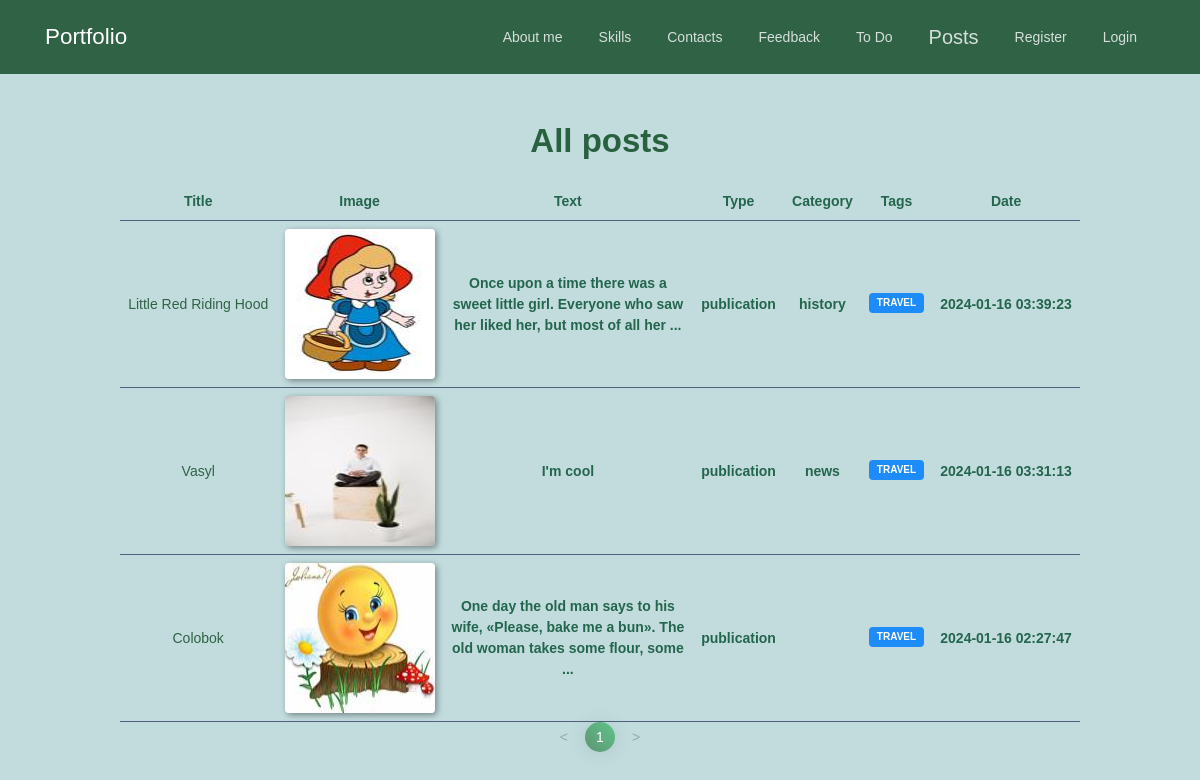
Page /post on the committed database.
### app/post/models.py (models this page shows, shortened)
class Post(db.Model):
    id = db.Column(db.Integer, primary_key=True)
    title = db.Column(db.String)
    text = db.Column(db.String)
    image = db.Column(db.String, default='postdefault.jpg')
    created = db.Column(db.TIMESTAMP, default=datetime.now)
    type = db.Column(Enum('news', 'publication', 'other'), default='news')
    enabled = db.Column(db.Boolean, default=True)
    category_id = db.Column(db.Integer, db.ForeignKey('category.id'))
    user_id = db.Column(db.Integer, db.ForeignKey('user.id'))
    category = db.relationship('Category', backref=db.backref('posts', uselist=False))
    tags = db.relationship('Tag', secondary=post_tag, backref=db.backref('posts', lazy='dynamic'))

class Category(db.Model):
    id = db.Column(db.Integer, primary_key=True)
    name = db.Column(db.String)

class Tag(db.Model):
    id = db.Column(db.Integer, primary_key=True)
    name = db.Column(db.String)

### app/post/views.py (the view)
@post_blueprint.route('/post', methods=['GET'])
def all_posts():
    page = request.args.get('page', 1, type=int)
    posts_per_page = 3
    posts = Post.query.filter_by(enabled=True).order_by(Post.created.desc()).paginate(page=page, per_page=posts_per_page)
    return render_template('all_posts.html', posts=posts)

### app/post/templates/post/all_posts.html (shortened to what this page needs)
{% extends "base.html" %}
{% from "_formhelpers.html" import render_field %}
{% block body %}
<div style="text-align: center; padding-top: 20px;">
    <h1 class="title custom-title">
        All posts</h1>
</div>
<div class="table-container">
    <Table responsive>
        <thead>
            <tr>
                <th className="text-center">Title</th>
                <th className="text-center">Image</th>
                <th className="text-center">Text</th>
                <th className="text-center">Type</th>
                <th className="text-center">Category</th>
                <th className="text-center">Tags</th>
                <th className="text-center">Date</th>
            </tr>
        </thead>
        <tbody>
            {% for post in posts %}
            <tr>
                <td className="text-center">
                    <a href="{{ url_for('post.view_post', post_id=post.id) }}">{{ post.title }}</a>
                </td>
                <td className="text-center">
                    <img alt="..." class="img-fluid rounded shadow-lg" src="{{ url_for('static', filename='post_pics/' + post.image) }}" style="width: 150px; height: 150px;">
                 </td>
                 <td class="value-cell"> {{ post.text[:100] }}{% if post.text|length > 100 %}...{% endif %}</td>
                <td className="text-center"> {{post.type}}</td>
                <td className="text-center"> {{ post.category.name }}</td>
                <td class="text-center">
                    {% for tag in post.tags %}
                        <span class="badge badge-info">{{ tag.name }}</span>
                    {% endfor %}
                </td>
                <td className="text-center"> {{post.created.strftime('%Y-%m-%d %H:%M:%S')}}</td>
            </tr>
            {% endfor %}
        </tbody>
    </Table>
    <nav aria-label="...">
        <ul class="pagination justify-content-center">
            <li class="page-item {% if not posts.has_prev %}disabled{% endif %}">
                <a class="page-link"
                   href="{{ url_for(".all_posts", page=posts.prev_num) }}"
                   tabindex="-1"><</a>
            </li>
            {% for page in posts.iter_pages(left_edge=1, left_current=2, right_current=2, right_edge=1) %}
                <li class="page-item {% if page == posts.page %}active{% endif %}">
                    <a class="page-link"
                       href="{{ url_for(".all_posts", page=page) }}">
                        {{ page or "..." }}
                    </a>
                </li>
            {% endfor %}
            <li class="page-item {% if not posts.has_next %}disabled{% endif %}">
                <a class="page-link"
                   href="{{ url_for(".all_posts", page=posts.next_num) }}">></a>
            </li>
        </ul>
    </nav>
</div>
{% endblock %}

### app/templates/base.html (shortened to what this page needs)
<!DOCTYPE html>
<html lang="en">
<head>
    {% block css %}
    <link rel="stylesheet" href="{{ url_for('static', filename='css/blk-design-system-react.min.css') }}">
    <link rel="stylesheet" href="{{ url_for('static', filename='css/style.css') }}">
    {% endblock %}
</head>
<body>
    {% include "nav.html" %}
        {% block body %}{% endblock %}
    </body>
    </html>

### app/templates/nav.html (shortened to what this page needs)
{% if current_user.is_authenticated %}
    {% set menu =  {'About me': url_for('portfolio.about'),
                    'Skills': url_for('portfolio.skill'),
                    'Contacts': url_for('portfolio.contact'),
                    'Feedback': url_for('users.review'),
                    'To Do': url_for('todo.todo'),
                    'Posts': url_for('post.all_posts'),
                    'Dropdown': {
                        'Info': url_for('info.info'),
                        'My profile': url_for('auth.account'),
                        'Create post': url_for('post.create'),
                        'Categories': url_for('post.categories'),
                        'Log out': url_for('auth.logout'),
                    }
                    }
    %}
{% else %}
    {% set menu =  {'About me': url_for('portfolio.about'),
                    'Skills': url_for('portfolio.skill'),
                    'Contacts': url_for('portfolio.contact'),
                    'Feedback': url_for('users.review'),
                    'To Do': url_for('todo.todo'),
                    'Posts': url_for('post.all_posts'),
                    'Register': url_for('auth.register'),
                    'Login': url_for('auth.login'),
                    }
    %}
{% endif %}
<nav class="custom-nav navbar navbar-expand-lg">
    <div class="container">
        <div class="navbar-translate">
            <a href="{{ url_for('portfolio.index') }}" class="navbar-brand">Portfolio</a>
        </div>
        <div class="collapse navbar-collapse">
            <ul class="ml-auto navbar-nav">
                {% for name, url in menu.items() %}
                    {% if name == 'Dropdown' %}
                        <li class="nav-item dropdown">
                            <a class="nav-link dropdown-toggle" href="#" id="navbarDropdownMenuLink" role="button" data-toggle="dropdown" aria-haspopup="true" aria-expanded="false">
                                Account
                            </a>
                            <div class="dropdown-menu" aria-labelledby="navbarDropdownMenuLink">
                                {% for sub_name, sub_url in url.items() %}
                                    {% if sub_name != 'Log out' %}
                                        <a class="dropdown-item" href="{{ sub_url }}">{{ sub_name }}</a>
                                    {% else %}
                                        <form action="{{ sub_url }}" method="post">
                                            <button type="submit" class="dropdown-item" >{{ sub_name }}</button>
                                        </form>
                                    {% endif %}
                                {% endfor %}
                            </div>
                        </li>
                    {% else %}
                        <li class="nav-item">
                                <a href="{{ url }}" class="nav-link">
                                    <p>{{ name }}</p>
                                </a>
                        </li>
                    {% endif %}
                {% endfor %}
            </ul>
        </div>
    </div>
</nav>

### app/static/css/style.css (style rules this page uses)
body { background-color: #c2dcdd; }
a { color: #306246; }
.custom-nav { background-color: #306246; }
.custom-title { color: #296140; }
.table-container { width: 80%; margin: auto; }
table { width: 100%; border-collapse: collapse; }
table th, table td, table thead tr th { text-align: center; padding: 8px; font-weight: bold; border-bottom: 1px solid #525f7f; color: #24654d; }
.value-cell { max-height: 100px; max-width: 250px; overflow-y: auto; }

### rows in the picture
Post: title "Little Red Riding Hood", image (picture), text "Once upon a time there was a sweet little girl. Everyone who saw her liked her, but most of all her", type "publication", category.name "history", created "2024-01-16 03:39:23"
Tag: name "TRAVEL"
Post: title "Vasyl", image (picture), text "I'm cool", type "publication", category.name "news", created "2024-01-16 03:31:13"
Post: title "Colobok", image (picture), text "One day the old man says to his wife, «Please, bake me a bun». The old woman takes some flour, some", type "publication", created "2024-01-16 02:27:47"

### other values in the picture
{{ name }} "About me" "Skills" "Contacts" "Feedback" "To Do" "Posts" "Register" "Login"
{{ page or "..." }} "1"
